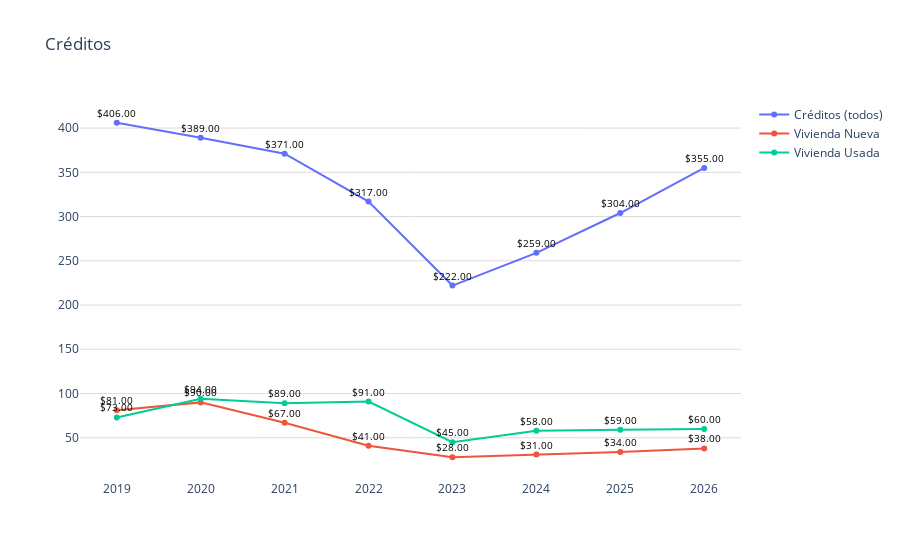

The notebook cell saved with this chart:
### Code cell
import plotly.graph_objects as go
import os
import plotly.io as pio
import locale

# Configurar el locale para formatear los números como moneda
locale.setlocale(locale.LC_ALL, '')

# Datos
trimestres = nuevo_df_3['trimestres']
modalidades = nuevo_df_3['modalidades']
montos = nuevo_df_3['montos']

fig = go.Figure()

# Agregar líneas para cada modalidad
for modalidad in modalidades.unique():
    df_modalidad = nuevo_df_3[nuevo_df_3['modalidades'] == modalidad]
    fig.add_trace(go.Scatter(
        x=df_modalidad['trimestres'],
        y=df_modalidad['montos'],
        mode='markers+lines',
        name=modalidad
    ))

fig.update_layout(
    title='Créditos',
    yaxis=dict(gridcolor='#dddcda'),
    plot_bgcolor='rgba(0,0,0,0)',  # Color de fondo del gráfico
)

# Agregar etiquetas de texto a los puntos
for trace in fig.data:
    df_modalidad = nuevo_df_3[nuevo_df_3['modalidades'] == trace.name]
    for i, point in enumerate(trace.y):
        # Formatear el valor del monto como una cadena en formato de precio
        monto_formateado = locale.currency(df_modalidad.iloc[i]["montos"], grouping=True)
        fig.add_annotation(
            x=trace.x[i], 
            y=point, 
            text=f'{monto_formateado}', 
            showarrow=False,
            font=dict(color='black', size=10),
            yshift=10
        )

# Exportar gráfica como archivo HTML
def guardar_grafico_como_html(fig, nombre_archivo, carpeta='graficas'):
    # Crear la carpeta si no existe
    if not os.path.exists(carpeta):
        os.makedirs(carpeta)
    
    # Gráfica como archivo HTML en la carpeta especificada
    pio.write_html(fig, f'{carpeta}/{nombre_archivo}.html')

guardar_grafico_como_html(fig, 'g_scatt_forecastcreditgral_cantidad_direct_tulancingo', carpeta='graficas')
fig.show()

### Figure 1 — Plotly figure (JSON) as saved in the notebook; plotly's stock layout.template omitted (floating-point values rounded to 4 significant figures)
{"data": [{"mode": "markers+lines", "name": "Créditos (todos)", "type": "scatter", "x": [2019, 2020, 2021, 2022, 2023, 2024, 2025, 2026], "y": [406, 389, 371, 317, 222, 259, 304, 355]}, {"mode": "markers+lines", "name": "Vivienda Nueva", "type": "scatter", "x": [2019, 2020, 2021, 2022, 2023, 2024, 2025, 2026], "y": [81, 90, 67, 41, 28, 31, 34, 38]}, {"mode": "markers+lines", "name": "Vivienda Usada", "type": "scatter", "x": [2019, 2020, 2021, 2022, 2023, 2024, 2025, 2026], "y": [73, 94, 89, 91, 45, 58, 59, 60]}], "layout": {"annotations": [{"font": {"color": "black", "size": 10}, "showarrow": false, "text": "$406.00", "x": 2019, "y": 406, "yshift": 10}, {"font": {"color": "black", "size": 10}, "showarrow": false, "text": "$389.00", "x": 2020, "y": 389, "yshift": 10}, {"font": {"color": "black", "size": 10}, "showarrow": false, "text": "$371.00", "x": 2021, "y": 371, "yshift": 10}, {"font": {"color": "black", "size": 10}, "showarrow": false, "text": "$317.00", "x": 2022, "y": 317, "yshift": 10}, {"font": {"color": "black", "size": 10}, "showarrow": false, "text": "$222.00", "x": 2023, "y": 222, "yshift": 10}, {"font": {"color": "black", "size": 10}, "showarrow": false, "text": "$259.00", "x": 2024, "y": 259, "yshift": 10}, {"font": {"color": "black", "size": 10}, "showarrow": false, "text": "$304.00", "x": 2025, "y": 304, "yshift": 10}, {"font": {"color": "black", "size": 10}, "showarrow": false, "text": "$355.00", "x": 2026, "y": 355, "yshift": 10}, {"font": {"color": "black", "size": 10}, "showarrow": false, "text": "$81.00", "x": 2019, "y": 81, "yshift": 10}, {"font": {"color": "black", "size": 10}, "showarrow": false, "text": "$90.00", "x": 2020, "y": 90, "yshift": 10}, {"font": {"color": "black", "size": 10}, "showarrow": false, "text": "$67.00", "x": 2021, "y": 67, "yshift": 10}, {"font": {"color": "black", "size": 10}, "showarrow": false, "text": "$41.00", "x": 2022, "y": 41, "yshift": 10}, {"font": {"color": "black", "size": 10}, "showarrow": false, "text": "$28.00", "x": 2023, "y": 28, "yshift": 10}, {"font": {"color": "black", "size": 10}, "showarrow": false, "text": "$31.00", "x": 2024, "y": 31, "yshift": 10}, {"font": {"color": "black", "size": 10}, "showarrow": false, "text": "$34.00", "x": 2025, "y": 34, "yshift": 10}, {"font": {"color": "black", "size": 10}, "showarrow": false, "text": "$38.00", "x": 2026, "y": 38, "yshift": 10}, {"font": {"color": "black", "size": 10}, "showarrow": false, "text": "$73.00", "x": 2019, "y": 73, "yshift": 10}, {"font": {"color": "black", "size": 10}, "showarrow": false, "text": "$94.00", "x": 2020, "y": 94, "yshift": 10}, {"font": {"color": "black", "size": 10}, "showarrow": false, "text": "$89.00", "x": 2021, "y": 89, "yshift": 10}, {"font": {"color": "black", "size": 10}, "showarrow": false, "text": "$91.00", "x": 2022, "y": 91, "yshift": 10}, {"font": {"color": "black", "size": 10}, "showarrow": false, "text": "$45.00", "x": 2023, "y": 45, "yshift": 10}, {"font": {"color": "black", "size": 10}, "showarrow": false, "text": "$58.00", "x": 2024, "y": 58, "yshift": 10}, {"font": {"color": "black", "size": 10}, "showarrow": false, "text": "$59.00", "x": 2025, "y": 59, "yshift": 10}, {"font": {"color": "black", "size": 10}, "showarrow": false, "text": "$60.00", "x": 2026, "y": 60, "yshift": 10}], "plot_bgcolor": "rgba(0,0,0,0)", "title": {"text": "Créditos"}, "yaxis": {"gridcolor": "#dddcda"}}}
